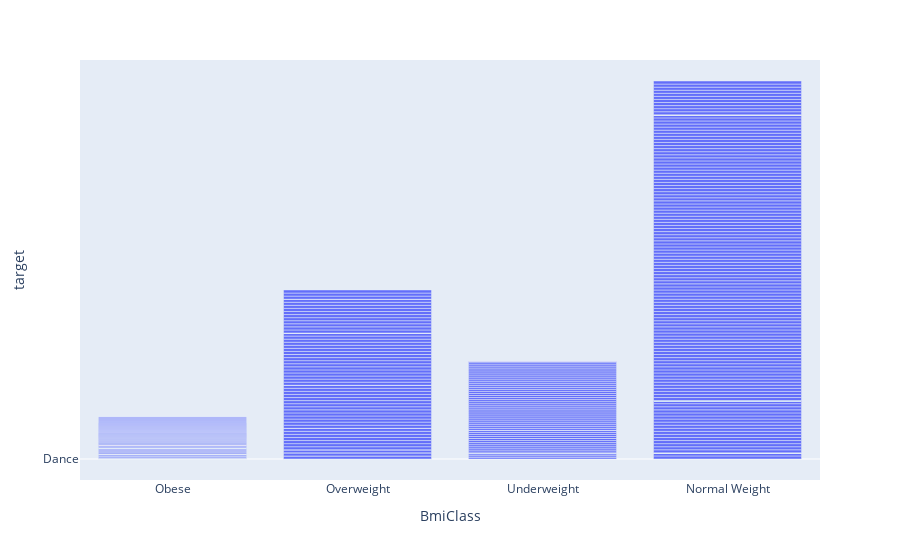

Notebook cell for this chart:
### Code cell
import plotly.express as px

fig = px.bar(data, x="BmiClass", y="target")
             
fig.show()

### Figure 1 — Plotly figure (JSON) as saved in the notebook; plotly's stock layout.template omitted (floating-point values rounded to 4 significant figures; data arrays with more than 128 entries replaced by an {"elided": "..."} marker saying what was removed)
{"data": [{"alignmentgroup": "True", "hovertemplate": "BmiClass=%{x}<br>target=%{y}<extra></extra>", "legendgroup": "", "marker": {"color": "#636efa", "pattern": {"shape": ""}}, "name": "", "offsetgroup": "", "orientation": "v", "showlegend": false, "textposition": "auto", "type": "bar", "x": {"elided": "741 str values"}, "xaxis": "x", "y": {"elided": "741 str values"}, "yaxis": "y"}], "layout": {"barmode": "relative", "legend": {"tracegroupgap": 0}, "margin": {"t": 60}, "xaxis": {"anchor": "y", "domain": [0, 1], "title": {"text": "BmiClass"}}, "yaxis": {"anchor": "x", "domain": [0, 1], "title": {"text": "target"}}}}
